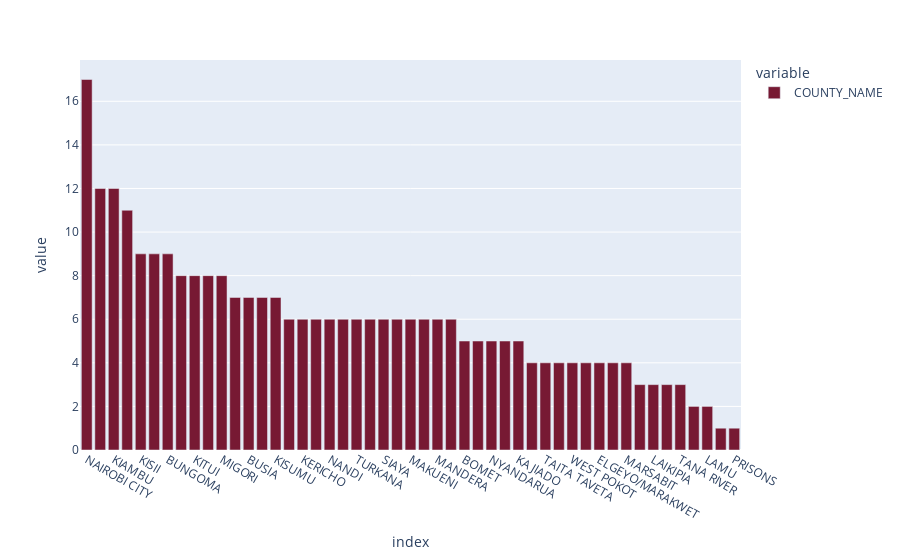

The cell this chart's notebook holds for it:
### Code cell
px.bar(voters.COUNTY_NAME.value_counts(), color_discrete_sequence=['#771933'])

### Figure 1 — Plotly figure (JSON) as saved in the notebook; plotly's stock layout.template omitted (floating-point values rounded to 4 significant figures)
{"data": [{"alignmentgroup": "True", "hovertemplate": "variable=COUNTY_NAME<br>index=%{x}<br>value=%{y}<extra></extra>", "legendgroup": "COUNTY_NAME", "marker": {"color": "#771933", "pattern": {"shape": ""}}, "name": "COUNTY_NAME", "offsetgroup": "COUNTY_NAME", "orientation": "v", "showlegend": true, "textposition": "auto", "type": "bar", "x": ["NAIROBI CITY", "KAKAMEGA", "KIAMBU", "NAKURU", "KISII", "MERU", "BUNGOMA", "MACHAKOS", "KITUI", "HOMA BAY", "MIGORI", "MURANG'A", "BUSIA", "KILIFI", "KISUMU", "NAROK", "KERICHO", "BARINGO", "NANDI", "UASIN GISHU", "TURKANA", "MOMBASA", "SIAYA", "NYERI", "MAKUENI", "GARISSA", "MANDERA", "WAJIR", "BOMET", "TRANS NZOIA", "NYANDARUA", "VIHIGA", "KAJIADO", "NYAMIRA", "TAITA TAVETA", "KIRINYAGA", "WEST POKOT", "EMBU", "ELGEYO/MARAKWET", "KWALE", "MARSABIT", "SAMBURU", "LAIKIPIA", "THARAKA - NITHI", "TANA RIVER", "ISIOLO", "LAMU", "DIASPORA", "PRISONS"], "xaxis": "x", "y": [17, 12, 12, 11, 9, 9, 9, 8, 8, 8, 8, 7, 7, 7, 7, 6, 6, 6, 6, 6, 6, 6, 6, 6, 6, 6, 6, 6, 5, 5, 5, 5, 5, 4, 4, 4, 4, 4, 4, 4, 4, 3, 3, 3, 3, 2, 2, 1, 1], "yaxis": "y"}], "layout": {"barmode": "relative", "legend": {"title": {"text": "variable"}, "tracegroupgap": 0}, "margin": {"t": 60}, "xaxis": {"anchor": "y", "domain": [0, 1], "title": {"text": "index"}}, "yaxis": {"anchor": "x", "domain": [0, 1], "title": {"text": "value"}}}}
